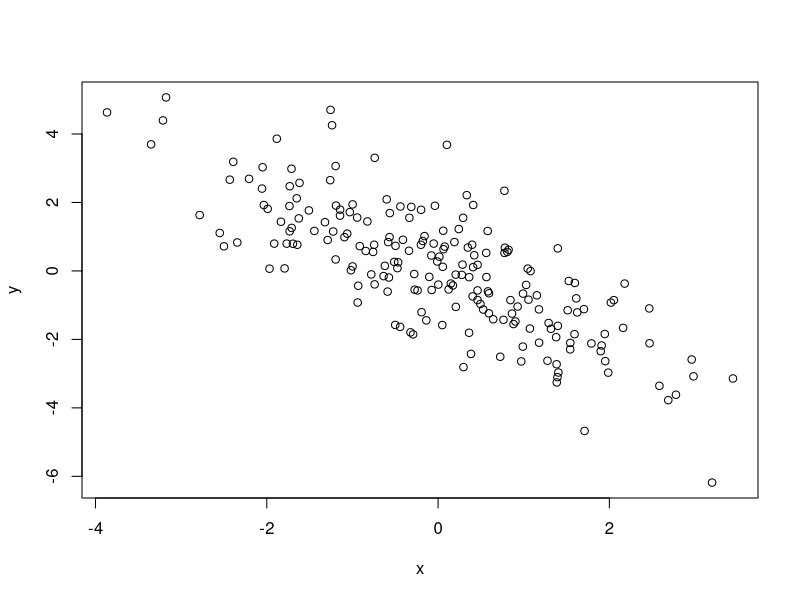
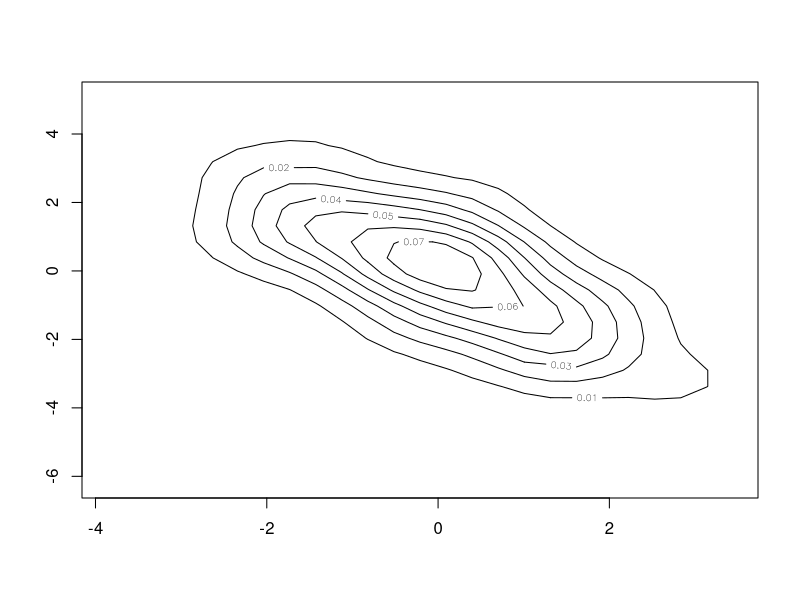
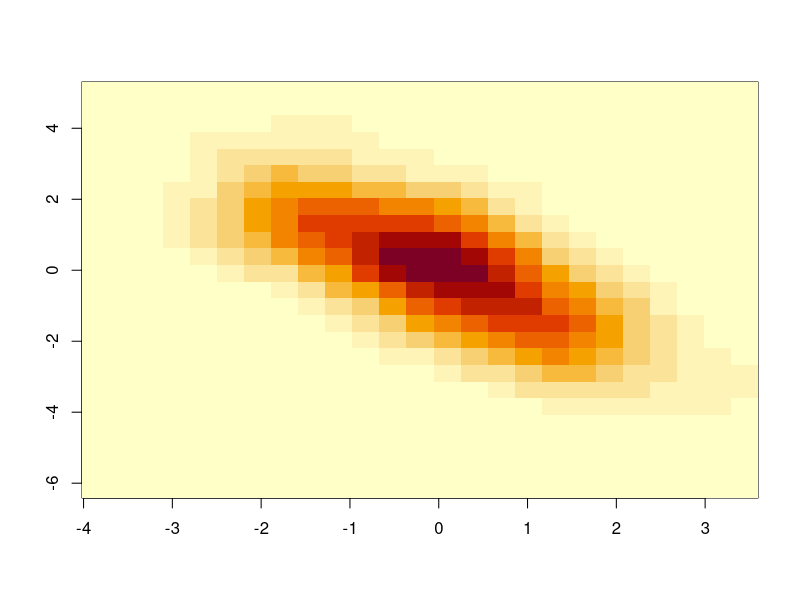
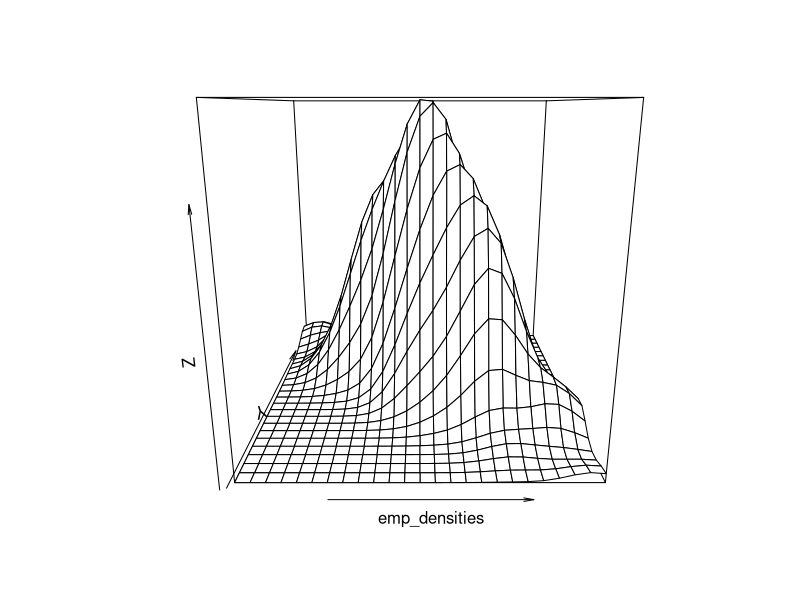

These figures' R source, in order:
library('MASS')

x1.var = 2.0
x2.var = 3.0

corr = -0.75
covar = corr * sqrt(x1.var * x2.var)

sigmat = matrix( c(x1.var, covar, covar, x2.var), nrow = 2) 

data = mvrnorm(n=200, c(0,0), sigmat)
colnames(data) = c('x', 'y')

data.cov = cov(data)
data.cor = cor(data)

plot(data)
emp_densities = kde2d(x = data[,1], y = data[,2])
contour(emp_densities)
image(emp_densities)
persp(emp_densities)

density = function(x, mu, Sigma){
  return( (1 / (2*pi * sqrt(det(Sigma)))) * exp( (-(1/2) * t(x - mu)) %*% ginv(Sigma) %*% (x - mu)))
}

grid = expand.grid(.25*(-20:20), .25*(-20:20)) 

compute_densities = function(mu, Sigma=sigmat){
  densities = c()
  for(i in 1:length(grid[,1])){
    x =  c(grid[i, 1], grid[i,2])
    densities = c(densities, density(x, mu, Sigma))
  }
  return(densities)
}

dens1 = compute_densities(c(0,0))
dens2 = compute_densities(c(2,1))

compute_probs = function(){
  probs = c()
  for(i in 1:length(grid[,1])){
    probs = c(probs, (dens1[i]*(1/2))/ ((dens1[i]*(1/2) + dens2[i]*(1/2) )))
  }
  return(matrix(probs, nrow=41))
}

probs = compute_probs()
dens1.mat = matrix(dens1, nrow=41)
dens2.mat = matrix(dens2, nrow=41)



